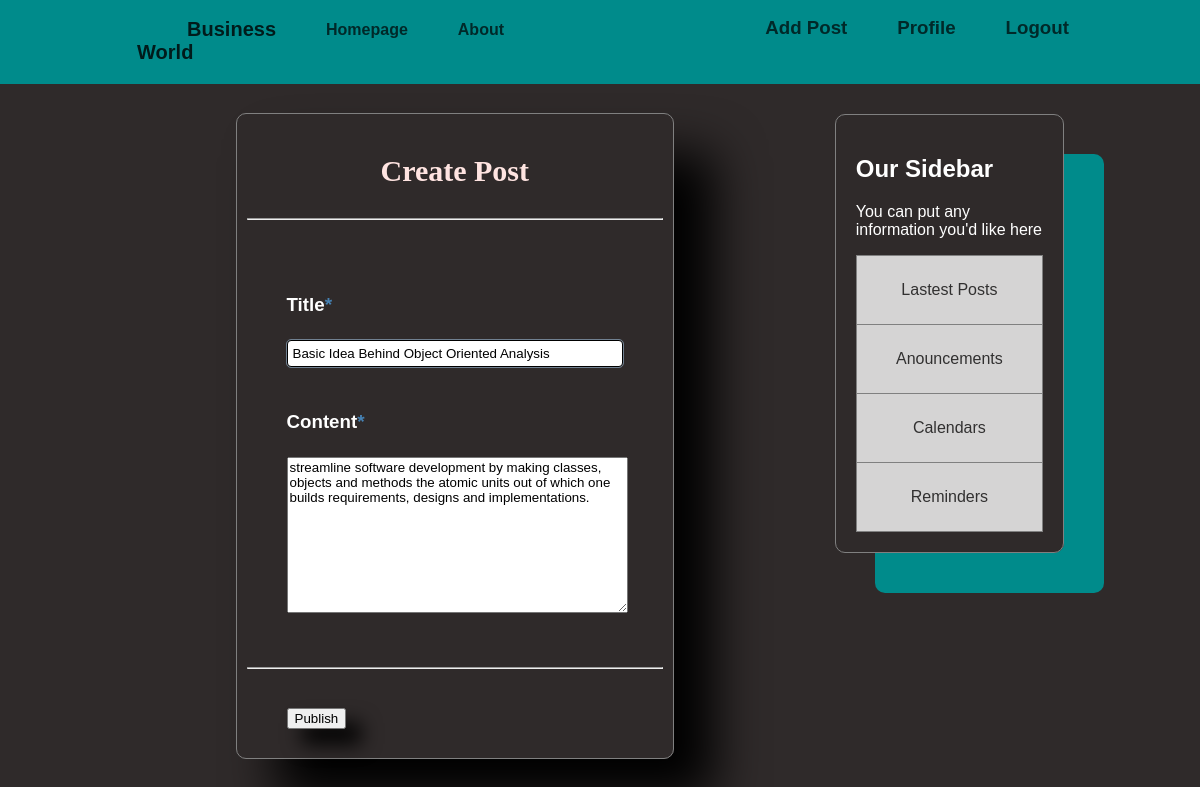
The page /post/36/update/ (signed in) on the database its author committed.
### Blog/models.py (models this page shows, shortened)
class Posts(models.Model):
    title = models.CharField(max_length= 100)
    content = models.TextField()
    date_published = models.DateTimeField(default = timezone.now)
    author = models.ForeignKey(User, on_delete = models.CASCADE)

### Blog/views.py (the view, shortened to what this page needs)
# urls.py: path('post/<int:pk>/update/', PostUpdateView.as_view(), name="post-update"),
class PostUpdateView(LoginRequiredMixin, UserPassesTestMixin, UpdateView):
    model = Posts
    fields = ['title', 'content']
    def test_func(self):
        post = self.get_object()
        if post.author == self.request.user : return True
        return False

### Blog/templates/Blog/Posts_form.html (shortened to what this page needs)
{% extends 'Blog/base.html' %}
{% load crispy_forms_tags %}
{% block content %}
<div class="form">
    <h3 class="join"> Create Post<h3><hr/>
    <form method = "POST">
       <div class="crispy-form"> {{ form|crispy }} </div>
        <hr><div class="btn">
            <button class='submit' type="submit">Publish</button>
        </div>
    </form>
</div>
{% endblock content %}

### Blog/static/Blog/styling.css (style rules this page uses)
body { background-color: rgb(47, 42, 42); overflow-x: hidden; color: white; width: 100%; height: 100%; }
* { box-sizing:border-box; text-decoration: none; font-weight: 100px; font-family: 'Trebuchet MS', 'Lucida Sans Unicode', 'Lucida Grande', 'Lucida Sans', Arial, sans-serif; }
span { font-size: 19px; color:steelblue; margin-right: 40px; }
.form { border: 1px solid gray; border-radius: 10px; margin-left: 18%; margin-top: 4%; margin-bottom: 200px; padding: 10px; box-shadow: 40px 40px 50px black; width: 60%; }
.submit { margin-right: 25px; margin-top: 30px; margin-left: 40px; transition: background-color 1s, transform 1s; box-shadow: 15px 15px 20px; }
.join { text-align: center; font-family: cursive; color:mistyrose; font-size: 30px; }
.crispy-form { width: 100%; padding: 40px; }
input { width: 100%; border: 1px solid black; outline: 1px solid slategrey; border-radius: 4px; padding: 5px; background-color: white; margin-bottom: 20px; }
.requiredField { line-height: 70px; }
textarea { min-width: 100%; }

### rows shown on the page
Posts: title "Basic Idea Behind Object Oriented Analysis", content "streamline software development by making classes, objects and methods the atomic units out of which one builds requirements, designs and implementations."
